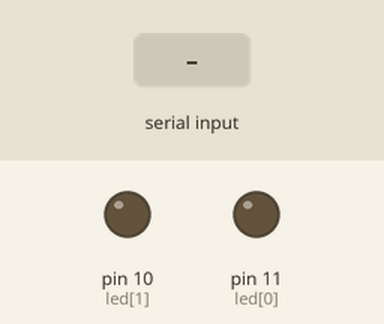
This sketch was run on a simulated Arduino Uno, built with avr-gcc and run on an emulated ATmega328P. On the bench: output pins drawn as LEDs (lit = HIGH). The test bench sets the inputs (shaded band).

Above: at 1.2 s.
1.3 s: "90,45\n" received over Serial
At 1.46 s:
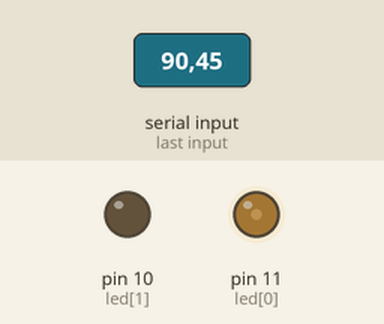
3.4 s: "30,150\n" received over Serial
Timing chart, 0 to 6.4 s (numbered marks = the images above; inputs shaded):
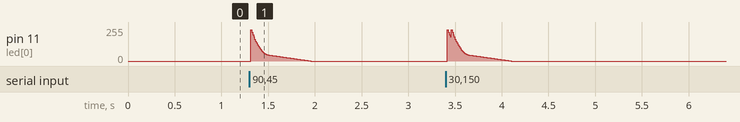

The sketch:

wiki_test_2.ino
```cpp
//André Torres JUN2016

int led[] = {11,10};					//LED output pins
int brightness[]={0,0};
int fade_rate[] = {1,1};

void setup() {
  Serial.begin(9600); 				// open the serial port
  pinMode(led[0], OUTPUT);			//LED pin declaration
  pinMode(led[1], OUTPUT);      //LED pin declaration

}

void loop() {
  if (Serial.available() > 0) {		// check for incoming serial data
    char inChar = Serial.read();	// read incoming serial data
    brightness[inChar-'0']=255;
    fade_rate[inChar-'0']=20;
  }

   //Serial.println(brightness[0]);
   for (int i=0; i<2; i++){
     if(brightness[i] > 0){
       brightness[i] = brightness[i] - fade_rate[i];
       if (fade_rate[i] > 1)
         fade_rate[i]--;
       analogWrite(led[i], brightness[i]);
     }
     else
     brightness[i]=0;
    }
  delay(10);
}
```
